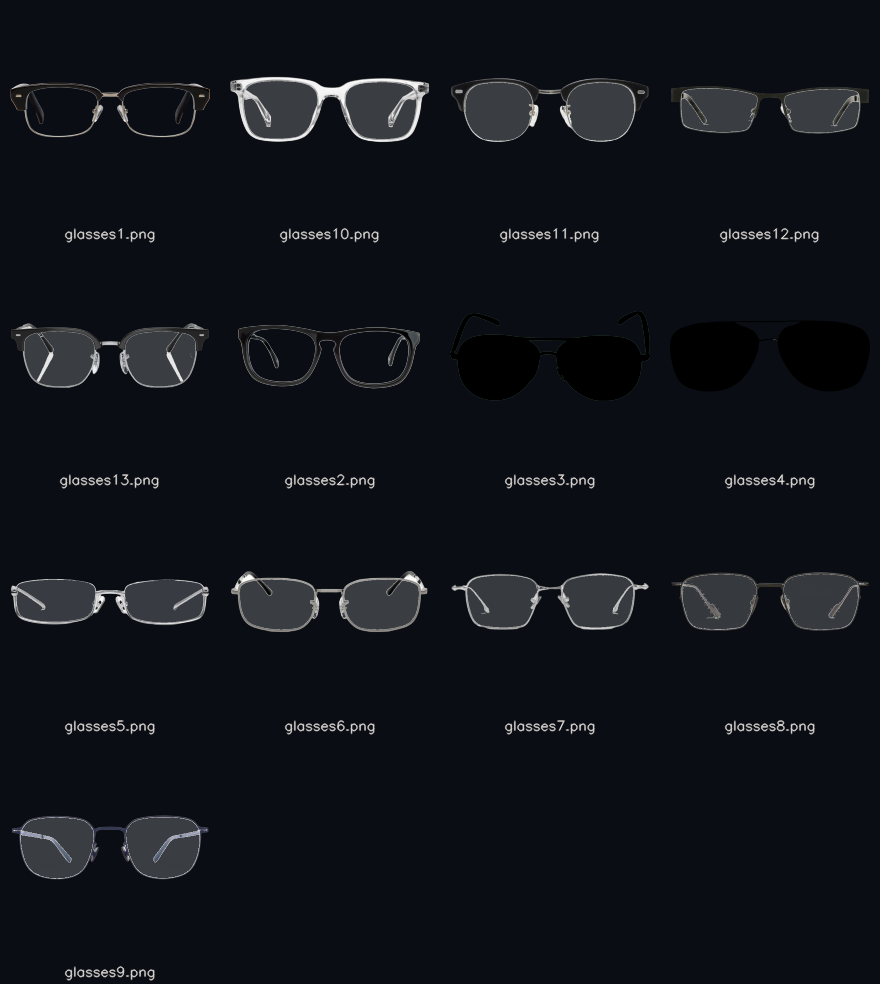
#> input picture assets/glasses/glasses_preview.png, 880 x 984 px
$ python -i prepare_glasses.py   (imports and definitions only)
#> lines starting #> are read from the running program, lines starting #| are printed output that depends on the picture
#> further down, picture is the input picture: shape (984, 880, 3); mean B, G, R 25.8, 20.3, 16.5
"""
One-time glasses asset prep. Run by hand whenever new images are
added to assets/glasses/ -- NOT called by the live app.

For every image in assets/glasses/ (PNG/JPG/JPEG/WEBP):
  - Already has a real transparent background -> copied as-is.
  - Otherwise, background removed with rembg (first choice; slow is
    fine, this is one-time) or, if that fails, a corner flood-fill
    fallback with a softened edge.
  - Lens interiors (still background-colored after removal, since the
    frame blocks a corner flood-fill from ever reaching them) are made
    mostly see-through: ~20% visible for a clear lens, ~85% for a dark
    one (sunglasses).
  - Auto-cropped to visible content and saved as a PNG in
    assets/glasses/processed/ (originals are never touched).

Also writes assets/glasses/glasses_preview.png, a grid of every
processed pair on a dark background with filenames underneath, so you
can eyeball the whole batch at once.
"""
import cv2
import numpy as np
import os

SOURCE_DIR = os.path.join(os.path.dirname(os.path.dirname(os.path.abspath(__file__))), 'assets', 'glasses')
OUT_DIR = os.path.join(SOURCE_DIR, 'processed')
PREVIEW_PATH = os.path.join(SOURCE_DIR, 'glasses_preview.png')
ORIGINALS_DIR = os.path.join(SOURCE_DIR, 'originals')  # clean_glasses.py backups
VALID_EXTS = ('.png', '.jpg', '.jpeg', '.webp')

CLEAR_LENS_ALPHA = 0.20    # "mostly see-through" clear glass
DARK_LENS_ALPHA  = 0.85    # sunglasses stay mostly opaque/tinted
DARK_LUMA_THRESH = 90      # below this brightness (0-255), an enclosed region counts as a dark/sunglasses lens rather than clear
BG_COLOR_TOLERANCE = 60    # how close (sum of per-channel abs diff) a pixel must be to the sampled corner color to count as "background-like"
FLOODFILL_TOLERANCE = 18   # fallback flood-fill color tolerance per channel
MIN_HOLE_AREA = 40         # ignore tiny enclosed specks (compression noise, tiny highlights) -- not real lens holes
MIN_HOLE_FILL_RATIO = 0.35 # an enclosed region must fill at least this fraction of its own bounding box to count as a lens, not thin frame material


# [14 lines left out: functions _has_real_alpha, _remove_bg_rembg, not called in this run]


def _remove_bg_floodfill(bgr, tolerance=FLOODFILL_TOLERANCE):
    """Fallback: flood-fill from all 4 corners with a color tolerance, then soften the edge so there's no hard white outline."""
#> called with tolerance = 18
    h, w = bgr.shape[:2]
#> h = 984; w = 880
    mask = np.zeros((h + 2, w + 2), np.uint8)
    # FLOODFILL_FIXED_RANGE matters here: without it, cv2.floodFill
    # checks tolerance neighbor-to-neighbor rather than against the
    # original seed color, so it "walks" through a smooth gradient
    # (a soft drop-shadow, an anti-aliased edge) many small steps at a
    # time and leaks straight through into the frame -- confirmed by
    # testing against a real photo, where it ate the entire frame.
    flood_flags = 4 | cv2.FLOODFILL_MASK_ONLY | cv2.FLOODFILL_FIXED_RANGE | (255 << 8)
    work = bgr.copy()
    for seed in [(0, 0), (w - 1, 0), (0, h - 1), (w - 1, h - 1)]:
        cv2.floodFill(work, mask, seed, 0, (tolerance,) * 3, (tolerance,) * 3, flood_flags)
    bg_mask = mask[1:-1, 1:-1]
    alpha = np.where(bg_mask > 0, 0, 255).astype(np.uint8)
    alpha = cv2.GaussianBlur(alpha, (5, 5), 0)  # soften 1-2px so there's no hard white outline
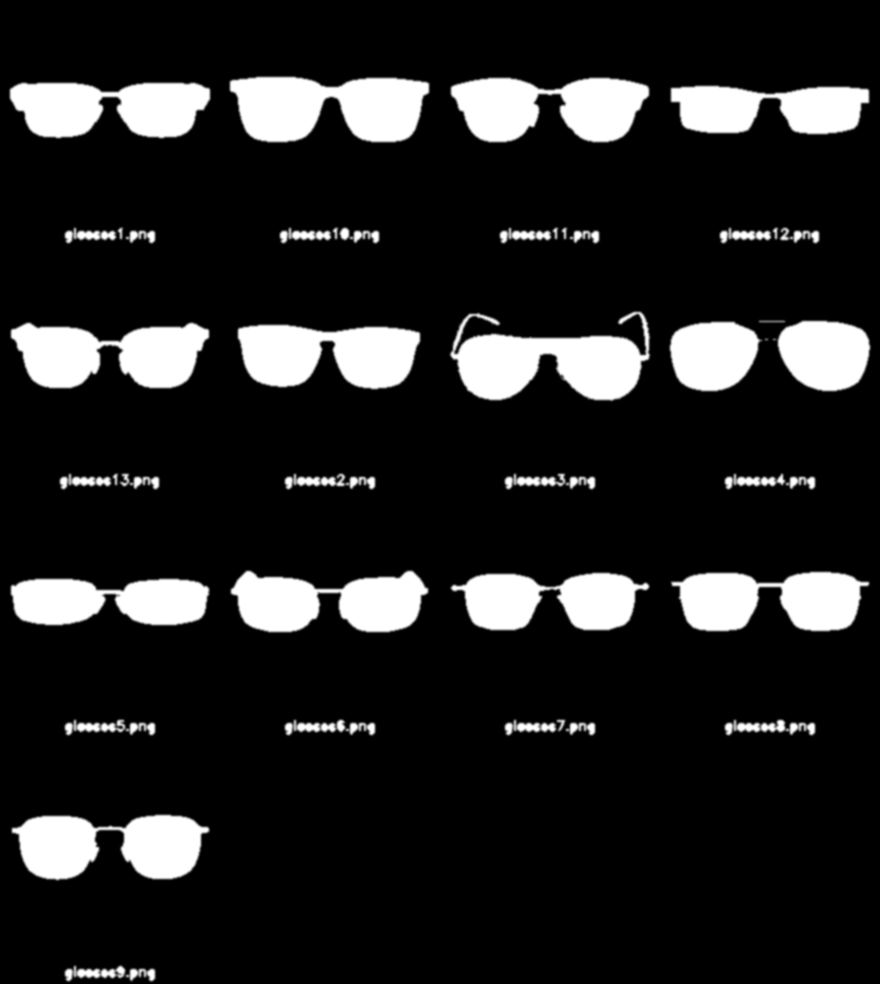
#> alpha: shape (984, 880); min 0, max 255, mean 34.9
    rgba = cv2.cvtColor(bgr, cv2.COLOR_BGR2BGRA)
    rgba[:, :, 3] = alpha
    return rgba


# [168 lines left out: functions _enclosed_components, _apply_lens_transparency, _auto_crop, process_one, build_preview_sheet, main, not called in this run]


# [2 lines not run here, left out]

>>> import cv2
>>> picture = cv2.imread('../assets/glasses/glasses_preview.png')
>>> result = _remove_bg_floodfill(picture)
